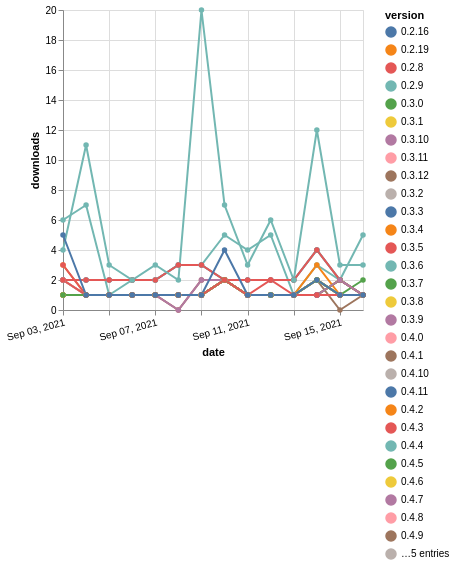

The Vega-Lite source for this figure:
### Vega-Lite specification from a JSON file in a GitHub repository (floating-point values rounded to 4 significant figures; data arrays with more than 128 entries replaced by an {"elided": "..."} marker saying what was removed)
{"$schema": "https://vega.github.io/schema/vega-lite/v5.json", "description": "A simple bar chart with embedded data.", "data": {"values": {"elided": "476 records"}}, "width": "container", "mark": {"type": "line", "point": {"filled": true}}, "encoding": {"x": {"field": "date", "type": "temporal", "timeUnit": "yearmonthdate", "title": "date", "axis": {"labelAngle": -15}}, "y": {"field": "delta", "type": "quantitative", "title": "downloads"}, "color": {"field": "version", "type": "nominal"}, "tooltip": {"field": "delta"}}}
